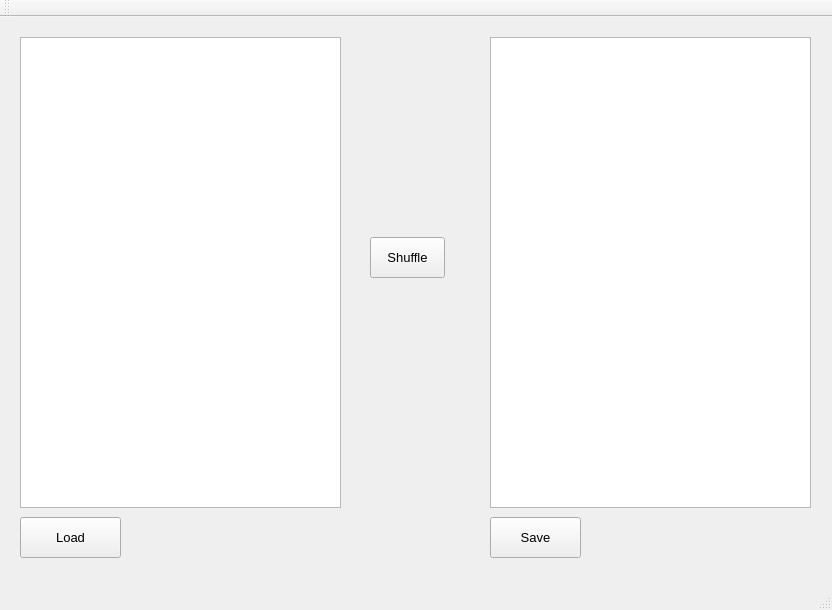
<?xml version="1.0" encoding="UTF-8"?>
<ui version="4.0">
 <class>MainWindow</class>
 <widget class="QMainWindow" name="MainWindow">
  <property name="geometry">
   <rect>
    <x>0</x>
    <y>0</y>
    <width>832</width>
    <height>610</height>
   </rect>
  </property>
  <property name="windowTitle">
   <string>MainWindow</string>
  </property>
  <widget class="QWidget" name="centralWidget">
   <widget class="QPushButton" name="openDir_Btn">
    <property name="geometry">
     <rect>
      <x>20</x>
      <y>500</y>
      <width>101</width>
      <height>41</height>
     </rect>
    </property>
    <property name="font">
     <font>
      <pointsize>10</pointsize>
     </font>
    </property>
    <property name="text">
     <string>Load</string>
    </property>
    <property name="flat">
     <bool>false</bool>
    </property>
   </widget>
   <widget class="QListView" name="listView">
    <property name="geometry">
     <rect>
      <x>20</x>
      <y>20</y>
      <width>321</width>
      <height>471</height>
     </rect>
    </property>
    <property name="dragEnabled">
     <bool>false</bool>
    </property>
    <property name="dragDropMode">
     <enum>QAbstractItemView::NoDragDrop</enum>
    </property>
   </widget>
   <widget class="QListView" name="listView_2">
    <property name="geometry">
     <rect>
      <x>490</x>
      <y>20</y>
      <width>321</width>
      <height>471</height>
     </rect>
    </property>
   </widget>
   <widget class="QPushButton" name="shuffle_Btn">
    <property name="geometry">
     <rect>
      <x>370</x>
      <y>220</y>
      <width>75</width>
      <height>41</height>
     </rect>
    </property>
    <property name="font">
     <font>
      <pointsize>10</pointsize>
      <weight>50</weight>
      <bold>false</bold>
     </font>
    </property>
    <property name="text">
     <string>Shuffle</string>
    </property>
   </widget>
   <widget class="QPushButton" name="save_Btn">
    <property name="geometry">
     <rect>
      <x>490</x>
      <y>500</y>
      <width>91</width>
      <height>41</height>
     </rect>
    </property>
    <property name="font">
     <font>
      <pointsize>10</pointsize>
     </font>
    </property>
    <property name="text">
     <string>Save</string>
    </property>
   </widget>
   <widget class="QLabel" name="leftLabel">
    <property name="geometry">
     <rect>
      <x>20</x>
      <y>0</y>
      <width>321</width>
      <height>16</height>
     </rect>
    </property>
    <property name="text">
     <string/>
    </property>
   </widget>
   <widget class="QLabel" name="rightLabel">
    <property name="geometry">
     <rect>
      <x>490</x>
      <y>0</y>
      <width>321</width>
      <height>16</height>
     </rect>
    </property>
    <property name="text">
     <string/>
    </property>
   </widget>
   <widget class="QLabel" name="savedLabel">
    <property name="geometry">
     <rect>
      <x>600</x>
      <y>500</y>
      <width>211</width>
      <height>41</height>
     </rect>
    </property>
    <property name="font">
     <font>
      <pointsize>9</pointsize>
     </font>
    </property>
    <property name="text">
     <string/>
    </property>
    <property name="wordWrap">
     <bool>true</bool>
    </property>
   </widget>
  </widget>
  <widget class="QMenuBar" name="menuBar">
   <property name="geometry">
    <rect>
     <x>0</x>
     <y>0</y>
     <width>832</width>
     <height>21</height>
    </rect>
   </property>
  </widget>
  <widget class="QToolBar" name="mainToolBar">
   <attribute name="toolBarArea">
    <enum>TopToolBarArea</enum>
   </attribute>
   <attribute name="toolBarBreak">
    <bool>false</bool>
   </attribute>
  </widget>
  <widget class="QStatusBar" name="statusBar"/>
 </widget>
 <layoutdefault spacing="6" margin="11"/>
 <resources/>
 <connections/>
</ui>
